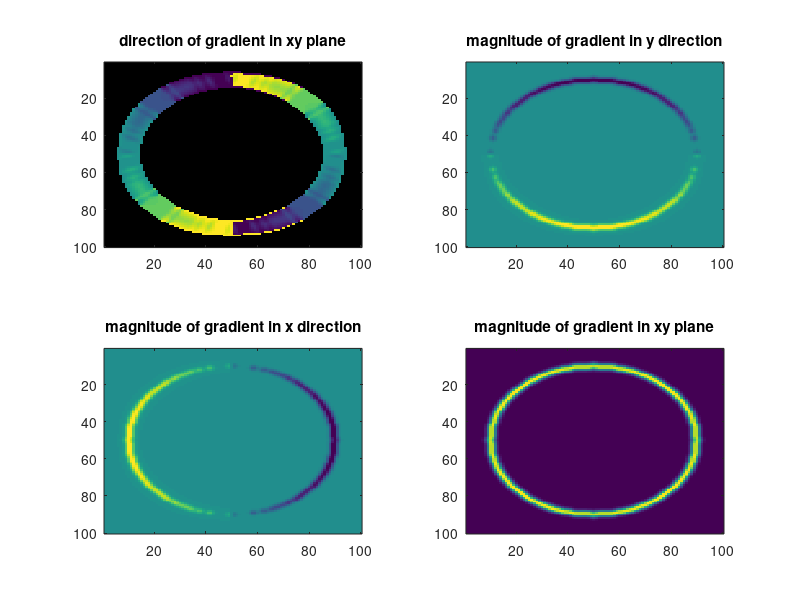

Here is the MATLAB script that generated this plot:
%image gradient
%mostly copied from autolabel on 2/7/14
%produces an image of gradient magnitude and one of gradient direction
%processes entire volume but calculations are done in 2d, hopefully 3d
%support

%     olddir = pwd;
%     if exist('directory','var')~=1
%     directory = uigetdir;
%     end
%     cd(directory);
%     aux = load('B.mat');
%     names=fieldnames(aux);
%     Avizo_A_mat = aux.(names{1});
%     clear aux names
%     % find size of 3D volume
%     [~,xdim, ydim, zdim] = size(Avizo_A_mat);
%     cd(olddir);
% 
%     A = reshape(Avizo_A_mat(1,:,:,:),xdim,ydim,zdim);
%     A(A>50000) = 50000;
     A = zeros(100,100 ,100);
     for i = 1:100
        for j = 1:100
             for k = 1:100
                if sqrt((i-50)^2 + (j-50)^2 + (k-50)^2) <=40
                    A(i,j,k) = 1;
                end
             end
        end
     end
     
     for f = 1:100
     filt=fspecial('gaussian',7,1);
A(:,:,f)=conv2(A(:,:,f),filt,'same');
     end
     
     [xdim, ydim, zdim] = size(A);
    dx = zeros(size(A));
    dy = dx;
    dz = dx;
    
    %values for checking change in brightness - defined distance to check
    %in given direction. 
    xx = 1;
    yy = 1;
    zz = 0;

    %%define a matrix of equal values to A with a 'buffer region' on all
    %%edges of width defined above so that calculations of the change in
    %%brightness can be done for all voxels in initial space. 
    AA = zeros((xdim+(2*xx)), (ydim+(2*yy)), (zdim+(2*zz)));
    for x = 1:xdim %(xx + 1):(xdim + xx)
       for y = 1:ydim %(yy + 1):(ydim + yy)
           for z = 1:zdim %(zz + 1):(zdim + zz)
               AA(x+xx,y+yy,z+zz) = A(x,y,z);
           end
       end
    end
    for x = 1:xx
    AA(x,:,:) = AA(xx+1,:,:);
    AA(((xdim + (2 * xx)) + 1 - x),:,:) = AA((xdim + xx),:,:);
    end
    for y = 1:yy
    AA(:,y,:) = AA(:,yy+1,:);
    AA(:,((ydim + (2 * yy)) + 1 - y),:) = AA(:,(ydim + yy),:);
    end
    for z = 1:zz
    AA(:,:,z) = AA(:,:,zz+1);
    AA(:,:,((zdim + (2 * zz)) + 1 - z)) = AA(:,:,(zdim + zz));
    end

    %calculation of gradient magnitude in each direction
    for x = (xx + 1):(xdim + xx)
       for y = (yy + 1):(ydim + yy)
           for z = (zz + 1):(zdim + zz)
     dx(x-xx,y-yy,z-zz) = (AA(x-xx,y,z) - AA(x+xx,y,z))/2;
     dy(x-xx,y-yy,z-zz) = (AA(x,y+yy,z) - AA(x,y-yy,z))/2;
     dz(x-xx,y-yy,z-zz) = (AA(x,y,z+zz) - AA(x,y,z-zz))/2;

           end
       end
    end
    
    mag = sqrt(dx.*dx + dy.*dy + dz.*dz); %for now dz = 0
    dir = atand(dx./dy); %calculates the direction in degrees (for radians change to atan
    
    slice = 50;
    figure;
    subplot(2,2,1);
    imagesc(dir(:,:,slice));
    title('direction of gradient in xy plane');
    
    subplot(2,2,2);
    imagesc(dx(:,:,slice));
    title('magnitude of gradient in y direction'); 
    
    
    subplot(2,2,3);
    imagesc(dy(:,:,slice));
    title('magnitude of gradient in x direction'); 
    
    subplot(2,2,4);
    imagesc(mag(:,:,slice));
    title('magnitude of gradient in xy plane'); 